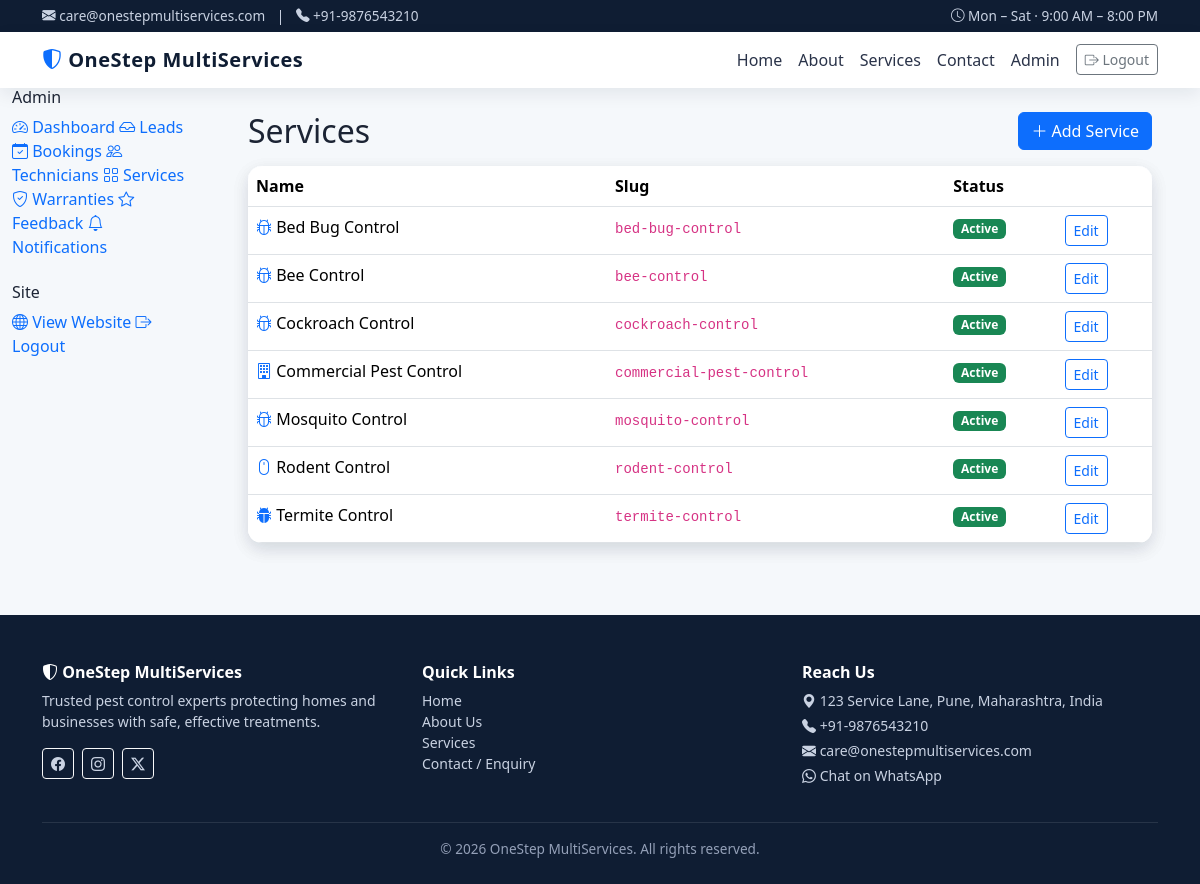
Page /admin/services (signed in) on the committed database.
### models.py (models this page shows, shortened)
class Service(db.Model):
    __tablename__ = "services"
    id = db.Column(db.Integer, primary_key=True)
    name = db.Column(db.String(120), nullable=False, unique=True)
    slug = db.Column(db.String(120), unique=True, index=True)
    short_description = db.Column(db.String(255))
    description = db.Column(db.Text)
    benefits = db.Column(db.Text)
    process = db.Column(db.Text)
    faq = db.Column(db.Text)  # JSON-encoded Q&A list
    image = db.Column(db.String(255))  # static/images/<file>
    icon = db.Column(db.String(80))  # bootstrap-icons class e.g. bi-bug
    status = db.Column(db.String(20), default="ACTIVE")  # ACTIVE / INACTIVE
    created_at = db.Column(db.DateTime, default=datetime.utcnow)
    leads = db.relationship("Lead", backref="service", lazy=True)
    bookings = db.relationship("Booking", backref="service", lazy=True)

### blueprints/admin.py (the view)
    @login_required
    def wrapped(*a, **kw):
        if not current_user.is_admin:
            abort(403)
        return view(*a, **kw)

### blueprints/admin.py (called while the page is built)
def _admin_required(view):
    @login_required
    def wrapped(*a, **kw):
        if not current_user.is_admin:
            abort(403)
        return view(*a, **kw)
    wrapped.__name__ = view.__name__
    return wrapped

@bp.route("/services")
@_admin_required
def services():
    services = Service.query.order_by(Service.name).all()
    return render_template("admin/services_list.html", services=services)

### models.py (called while the page is built)
    @property
    def is_admin(self):
        return self.role == "ADMIN"

### app/templates/admin/services_list.html
{% extends "admin/_layout.html" %}
{% block admin_content %}
<div class="d-flex justify-content-between align-items-center mb-3">
  <h2 class="mb-0">Services</h2>
  <a href="{{ url_for('admin.service_new') }}" class="btn btn-primary"><i class="bi bi-plus-lg"></i> Add Service</a>
</div>
<div class="os-card p-0">
  <table class="table os-table mb-0">
    <thead><tr>
      <th>Name</th><th>Slug</th><th>Status</th><th></th>
    </tr></thead>
    <tbody>
      {% for s in services %}
      <tr>
        <td><i class="bi {{ s.icon or 'bi-bug' }} text-primary"></i> {{ s.name }}</td>
        <td><code>{{ s.slug }}</code></td>
        <td>
          {% if s.status=='ACTIVE' %}<span class="badge bg-success">Active</span>
          {% else %}<span class="badge bg-secondary">Inactive</span>{% endif %}
        </td>
        <td><a href="{{ url_for('admin.service_edit', sid=s.id) }}" class="btn btn-sm btn-outline-primary">Edit</a></td>
      </tr>
      {% else %}
      <tr><td colspan="4" class="text-center text-muted py-4">No services yet.</td></tr>
      {% endfor %}
    </tbody>
  </table>
</div>
{% endblock %}

### app/static/css/style.css (style rules this page uses)
:root { --os-primary: #0d6efd; --os-primary-dark: #0a58ca; --os-accent: #20c997; --os-dark: #0f1d33; --os-muted: #6c757d; --os-bg: #f5f8fb; --os-card-shadow: 0 6px 18px rgba(15, 29, 51, 0.08); --os-radius: 14px; }
body { background: var(--os-bg); font-family: 'Segoe UI', Roboto, system-ui, -apple-system, sans-serif; color: #1c2434; }
a { text-decoration: none; }
.os-card { background: #fff; border-radius: var(--os-radius); box-shadow: var(--os-card-shadow); border: 0; transition: transform .2s ease, box-shadow .2s ease; }
.os-table { background: #fff; border-radius: var(--os-radius); overflow: hidden; box-shadow: var(--os-card-shadow); }
.os-table thead { background: #eef3fb; color: var(--os-dark); }

### rows in the picture
Service: name "Bed Bug Control", slug "bed-bug-control", status "Active"
Service: name "Bee Control", slug "bee-control", status "Active"
Service: name "Cockroach Control", slug "cockroach-control", status "Active"
Service: name "Commercial Pest Control", slug "commercial-pest-control", status "Active"
Service: name "Mosquito Control", slug "mosquito-control", status "Active"
Service: name "Rodent Control", slug "rodent-control", status "Active"
Service: name "Termite Control", slug "termite-control", status "Active"

### other values in the picture
{{ business_email }} "care@onestepmultiservices.com"
{{ business_phone }} "+91-9876543210"
{{ business_name }} "OneStep MultiServices"
{{ business_address }} "123 Service Lane, Pune, Maharashtra, India"
